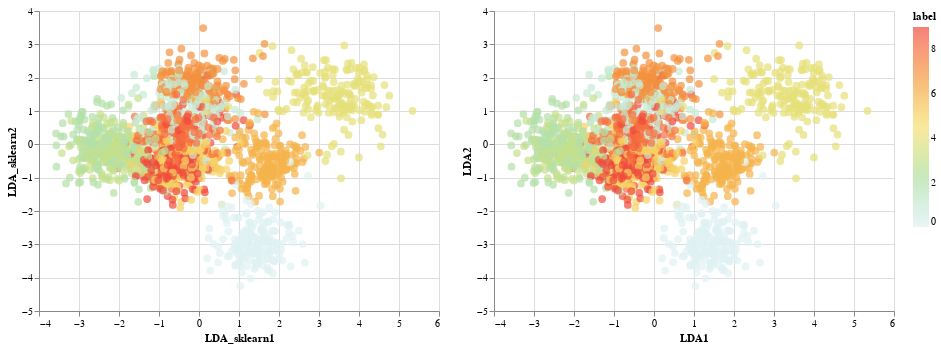

Source (notebook cell):
### Code cell
chart_lda_sklearn | chart_lda

### Figure 1 — Vega-Lite specification as saved in the notebook (floating-point values rounded to 4 significant figures; data arrays with more than 128 entries replaced by an {"elided": "..."} marker saying what was removed)
{"$schema": "https://vega.github.io/schema/vega-lite/v3.4.0.json", "config": {"mark": {"tooltip": null}, "view": {"height": 300, "width": 400}}, "data": {"name": "data-eee7bdcac9cad2ccacf5c8ea342ba2eb"}, "datasets": {"data-eee7bdcac9cad2ccacf5c8ea342ba2eb": {"elided": "1797 records"}}, "hconcat": [{"encoding": {"color": {"field": "label", "scale": {"scheme": "lightmulti"}, "type": "quantitative"}, "x": {"field": "LDA_sklearn1", "type": "quantitative"}, "y": {"field": "LDA_sklearn2", "type": "quantitative"}}, "mark": {"size": 60, "type": "circle"}}, {"encoding": {"color": {"field": "label", "scale": {"scheme": "lightmulti"}, "type": "quantitative"}, "x": {"field": "LDA1", "type": "quantitative"}, "y": {"field": "LDA2", "type": "quantitative"}}, "mark": {"size": 60, "type": "circle"}}]}
